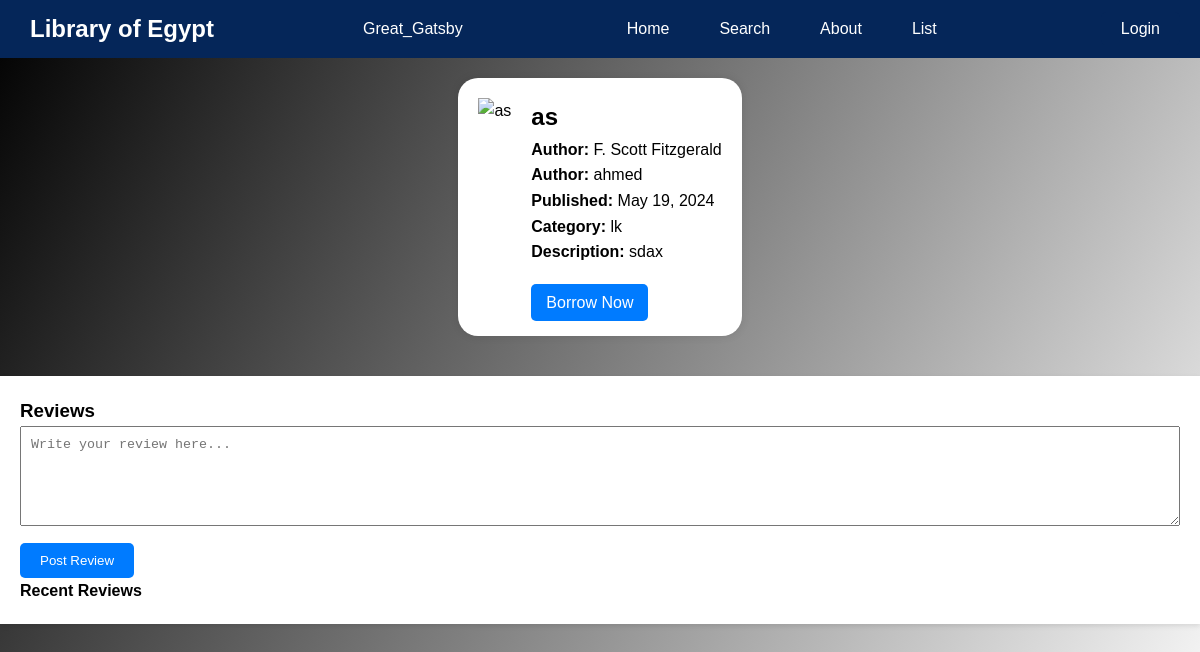
Screenshot of /members/book/2/ with the database file from the repository.
### members/models.py (models this page shows, shortened)
class Book(models.Model):
    title = models.CharField(max_length=255)
    author = models.CharField(max_length=255)
    description = models.TextField()
    isbn = models.CharField(max_length=13)
    image_url = models.URLField()
    category = models.CharField(max_length=255)
    year_of_publish = models.DateField()
    available = models.BooleanField(default=True)  # Indicates if the book is available for borrowing

### members/views.py (the view)
# urls.py: path('book/<int:book_id>/', views.book_details, name='book_details'),
def book_details(request, book_id):
    book = get_object_or_404(Book, pk=book_id)
    return render(request, 'members/book_details.html', {'book': book})

### members/templates/members/book_details.html (shortened to what this page needs)
{% load static %}
<!DOCTYPE html>
<html lang="en">
<head>
    <link rel="stylesheet" href="{% static 'members/css/navBar.css' %}">
    <link rel="stylesheet" href="{% static 'members/css/book.css' %}">
</head>
<body>
    <nav class="navbar">
        <div class="nav-container">
            <div class="logo">
                <a href="{% url 'Home' %}">Library of Egypt</a>
            </div>
            Great_Gatsby
            <ul class="nav-menu">
                <li><a href="{% url 'Home' %}">Home</a></li>
                <li><a href="{% url 'Search' %}">Search</a></li>
                <li><a href="{% url 'about' %}">About</a></li>
                  <li><a href="{% url 'list' %}">List</a></li>
            </ul>
            <div class="login-button">
                <a href="{% url 'Log_in' %}">Login</a>
            </div>
        </div>
    </nav>
    <div class="container">
        <div class="book-details">
            <img src="{{ book.image_url }}" alt="{{ book.title }}" class="book-cover">
            <div class="details">
                <h2>{{ book.title }}</h2>
                <p><strong>Author:</strong> F. Scott Fitzgerald</p>
                <p><strong>Author:</strong> {{ book.author }}</p>
                <p><strong>Published:</strong> {{ book.year_of_publish }}</p>
                <p><strong>Category:</strong> {{ book.category }}</p>
                <p><strong>Description:</strong> {{ book.description }}</p>
                <br>
                <a href="{% url 'booktime' %}" class="borrow-button">Borrow Now</a>
            </div>
        </div>
    </div>
    <div class="review-section">
        <h3>Reviews</h3>
        <form id="review-form">
            <textarea id="review-box" placeholder="Write your review here..." required></textarea>
            <button type="submit">Post Review</button>
        </form>
        <div id="reviews-container">
            <h4>Recent Reviews</h4>
        </div>
    </div>
</body>
</html>

### members/static/members/css/navBar.css (style rules this page uses)
* { margin: 0; padding: 0; box-sizing: border-box; }
body { font-family: 'Arial', sans-serif; line-height: 1.6; background-color: #f4f4f4; }
.navbar { background-color: #052659; color: white; display: flex; justify-content: space-between; align-items: center; padding: 10px 20px; }
.nav-container { width: 100%; max-width: 1200px; display: flex; justify-content: space-between; align-items: center; margin: 0 auto; }
.logo a { color: white; text-decoration: none; font-size: 1.5em; font-weight: bold; }
.nav-menu { list-style-type: none; display: flex; }
.nav-menu li { padding: 0 15px; }
.nav-menu li a { color: white; text-decoration: none; transition: color 0.3s ease; }
.login-button a { padding: 8px 20px; background-color: #052659 ; color: white; text-decoration: none; border-radius: 5px; transition: background-color 0.3s ease; }

### members/static/members/css/book.css (style rules this page uses)
body { background-color: #fafafa; margin: 0; padding: 0; font-family: Arial, Helvetica, sans-serif; height: 100vh; color: black; background: linear-gradient(120deg, black , white); }
.logo a, .nav-menu a { color: white; text-decoration: none; padding: 10px; }
.nav-menu { list-style-type: none; display: flex; }
.borrow-button { background-color: #007bff; color: white; padding: 10px 15px; text-decoration: none; border-radius: 5px; transition: background-color 0.3s; }
.container { display: flex; justify-content: center; padding: 20px; }
.book-details { background: white; padding: 20px; box-shadow: 0 0 10px rgba(0,0,0,0.1); display: flex; max-width: 800px; border-radius: 20px; }
.book-cover { max-width: 200px; margin-right: 20px; }
img { width: 178 ; height: 284; }
.details { flex: 1; }
.review-section { margin-top: 20px; background-color: #fff; padding: 20px; box-shadow: 0 2px 5px rgba(0,0,0,0.1); }
#review-form textarea { width: 100%; padding: 10px; margin-bottom: 10px; height: 100px; box-sizing: border-box; }
#review-form button { padding: 10px 20px; background-color: #007bff; color: white; border: none; border-radius: 5px; cursor: pointer; }

### rows the page displays
Book: title "as", author "ahmed", year_of_publish "May 19, 2024", category "lk", description "sdax"
